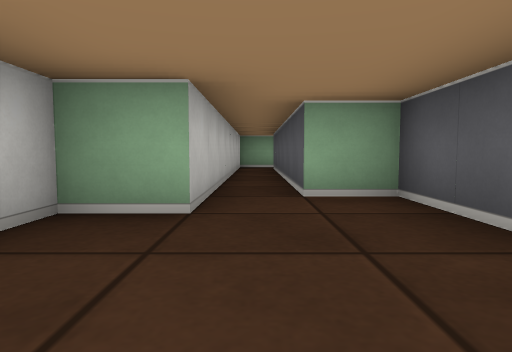
View 1 (above)

14 first-person views from a walk through a cub3D level. The camera is about half as high as the walls, tilts 4° down and sees 75° across. The floor is counted in squares. Each view is taken from the middle of a square. On the plan, view 1 faces up. The plan holds only what a view shows up to about 9 squares ahead; the rest is blank.

View 2
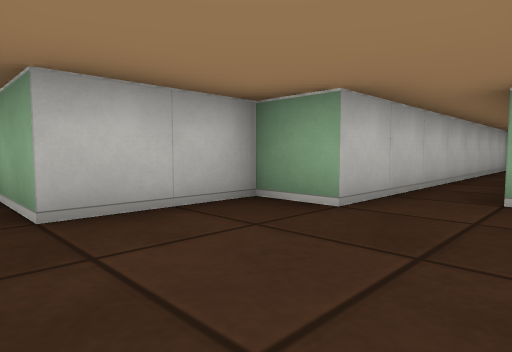

View 3
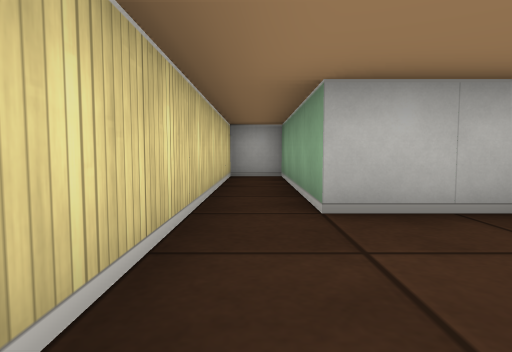

View 4
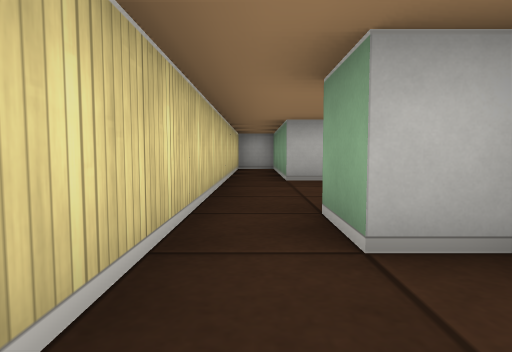

View 5
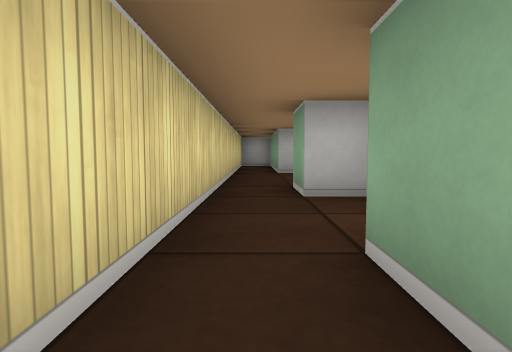

View 6
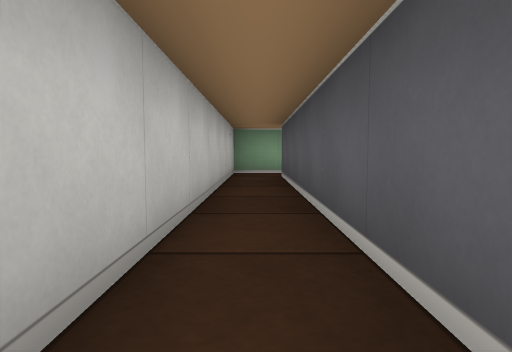

View 7
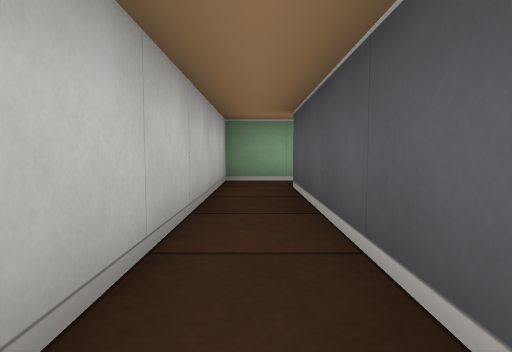

View 8
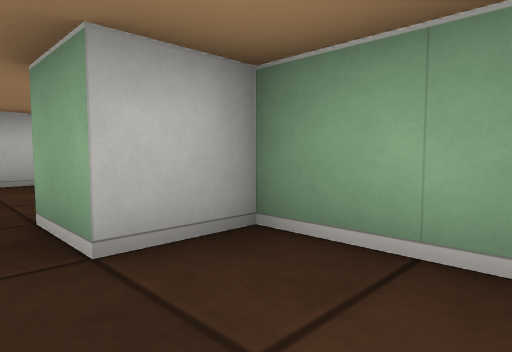

View 9
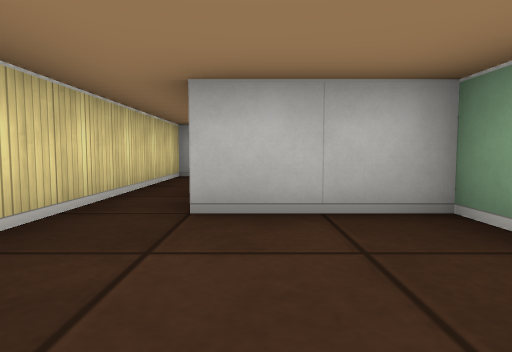

View 10
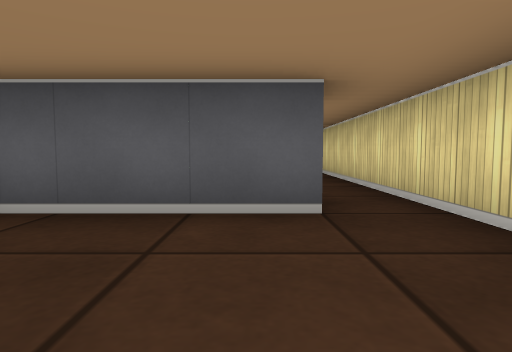

View 11
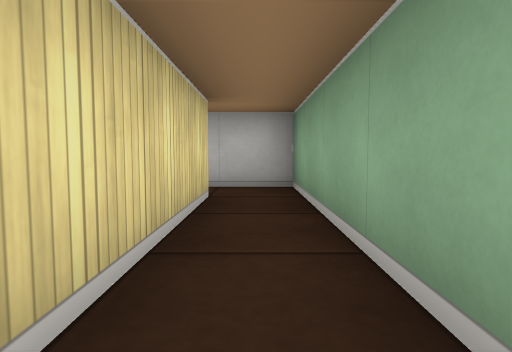

View 12
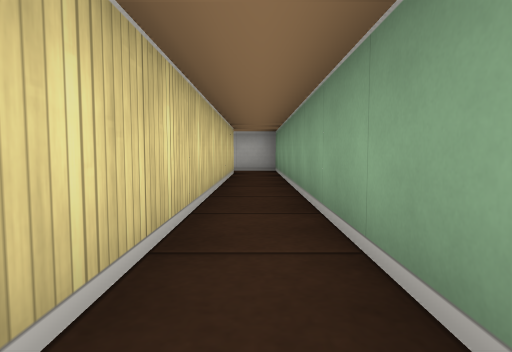

View 13
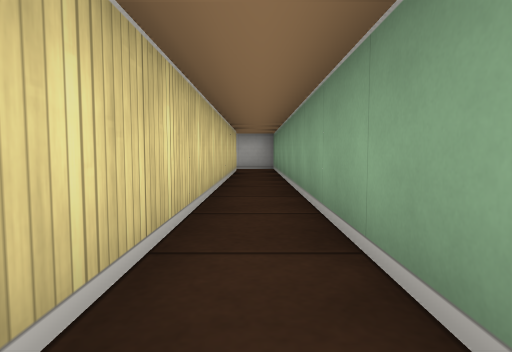

View 14
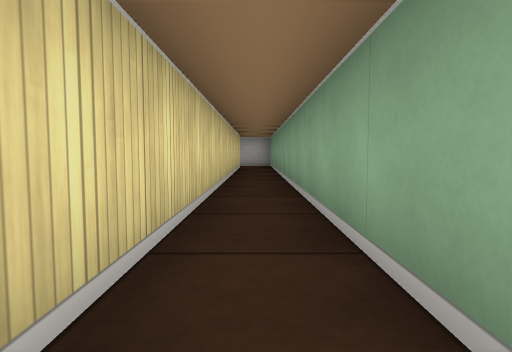

### Floor plan
Ten units are one square. View 1 is at (0, 0); x grows to the right and y downward. Boxes are objects, and circles mark ways between rooms. Rooms are numbered by the first view taken in them; rooms with no view inside come last. Other rooms are left out.
<svg viewBox="-60 -110 169 120">
<path fill="none" stroke="#000" d="M15 -5 15 -35 5 -35 5 -95M5 -105 -5 -105 -5 -25 -15 -25 -15 -5 -55 -5 -55 5 15 5M15 5 45 5M39 -15 25 -15 25 -5 15 -5M54 -5 45 -5M45 5 65 5M104 -105 5 -105M5 -95 104 -95"/>
<circle cx="20" cy="0" r="3" fill="#2a7"/>
<circle cx="0" cy="-100" r="3" fill="#2a7"/>
<circle cx="50" cy="0" r="3" fill="#2a7"/>
<text x="0" y="-30">1</text>
<text x="30" y="0">2</text>
<text x="60" y="-10">3</text>
<text x="70" y="-100">4</text>
</svg>
Room 1 opens to room 2. Room 1 opens to room 4. Room 2 opens to room 3.

Where each view was taken, in squares from view 1:
view 1: 0 up, 0 right, facing up
view 2: 0 up, 1 right, facing up-left
view 3: 0 up, 1 right, facing left
view 4: 0 up, 4 right, facing left
view 5: 0 up, 6 right, facing left
view 6: 3 up, 0 right, facing up
view 7: 5 up, 0 right, facing up
view 8: 0 up, 4 right, facing up-left
view 9: 1 up, 1 right, facing left
view 10: 1 up, 1 left, facing right
view 11: 10 up, 4 right, facing left
view 12: 10 up, 8 right, facing left
view 13: 10 up, 9 right, facing left
view 14: 10 up, 11 right, facing left
